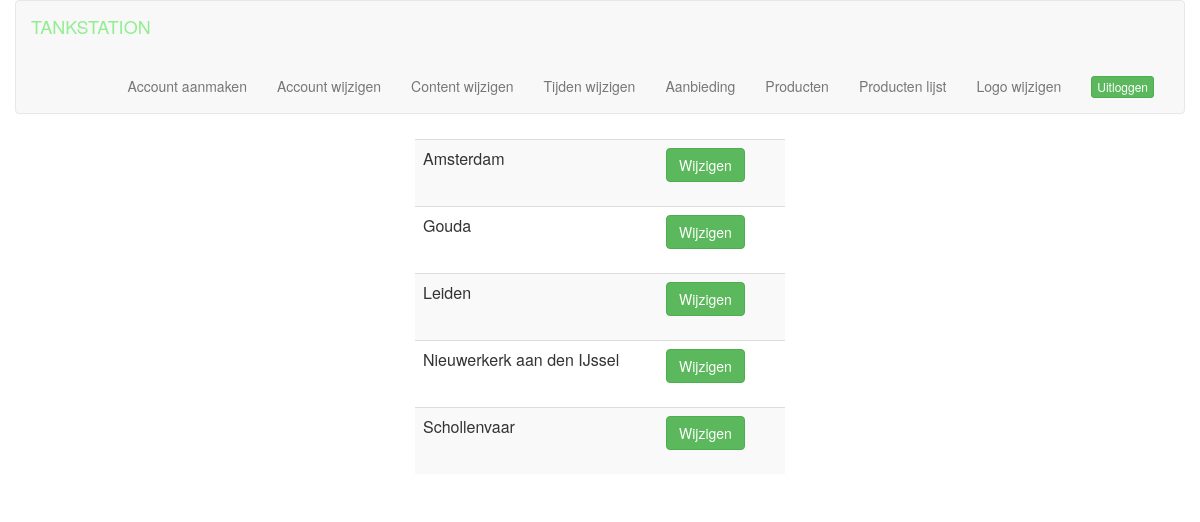
The page /tijden_wijzigen.php on the database its author committed.
### tables this page shows
CREATE TABLE IF NOT EXISTS `locaties` (
  `id` int(10) NOT NULL AUTO_INCREMENT,
  `naam` varchar(50) NOT NULL,
  PRIMARY KEY (`id`),
  UNIQUE KEY `naam` (`naam`)
);

### tijden_wijzigen.php (the view, shortened to what this page needs)
<?php
include 'headerbeheer.php';
?>
<div class="row">
    <div class="col-lg-4 col-md-4 col-sm-4"></div>
    <div class="col-lg-4 col-md-4 col-sm-4">
<?php
$result = mysqli_query($con, "SELECT * FROM locaties");
echo "<div class='content-display'>";
echo "<table class='table table-striped table-hover'>";
while ($row = mysqli_fetch_array($result)) {
    echo "<tr>";
    echo "<td>";
    echo $row["naam"];
    echo "</td>";
    echo "<td>";
    echo "<form action='#' method='post'>";
    echo "<button type='submit' class='btn btn-success' name='locatie_keuze' value={$row['id']}>Wijzigen</button>";
    echo"</form>";
    echo "<td>";
    echo "</tr>";
}
echo "</div>";
        ?>
</div>
    <div class="col-lg-4 col-md-4 col-sm-4"></div>
</div>

### rows shown on the page
locaties: naam "Amsterdam", $row['id'] 5 (drawn)
locaties: naam "Gouda", $row['id'] 1 (drawn)
locaties: naam "Leiden", $row['id'] 3 (drawn)
locaties: naam "Nieuwerkerk aan den IJssel", $row['id'] 2 (drawn)
locaties: naam "Schollenvaar", $row['id'] 4 (drawn)
